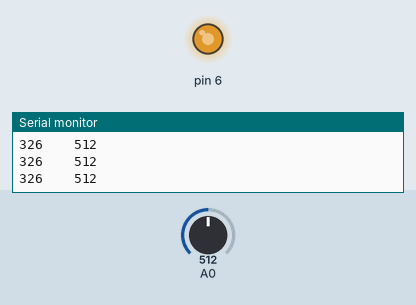
Recording of a sketch running on a simulated Arduino Uno, built with avr-gcc and run on an emulated ATmega328P. On the bench: output pins drawn as LEDs (lit = HIGH), the last lines printed to the serial monitor. The inputs (shaded band) are chosen by the test bench; at power-on: A0 = 512.

Above: at 1.2 s.
1.3 s: A0 set to 716
At 1.8 s:
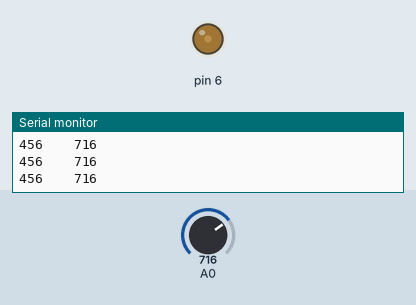
2.8 s: A0 set to 900
At 3.8 s:
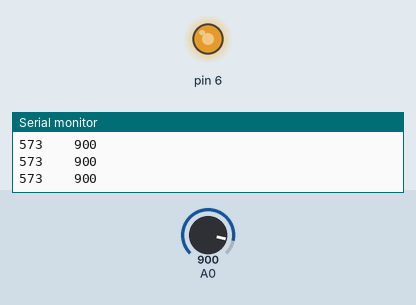
4.3 s: A0 set to 1023
At 5.0 s:
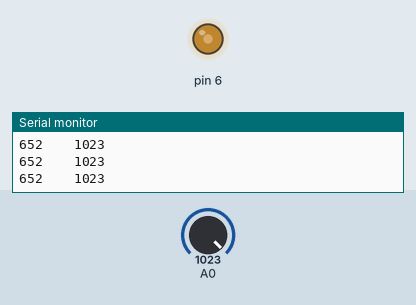
Timing chart, 0 to 7.3 s (numbered marks = the images above; inputs shaded):
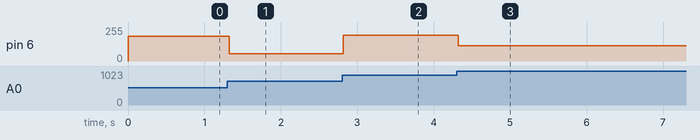

Measured:
- after the input at 1.3 s, pin 6: 185/255 → 55/255 at once
- after the input at 2.8 s, pin 6: 55/255 → 194/255 at once
- after the input at 4.3 s, pin 6: 194/255 → 115/255 at once

The sketch:

LDR.ino
```cpp
int ph = 0;
int toAnalog = 0;

void setup() {

  Serial.begin(9680);
  pinMode(6, OUTPUT);
  pinMode(A0, INPUT);

}

void loop() {

  ph = analogRead(A0);
  toAnalog = map(ph, 0, 400, 0, 255);

  Serial.print(toAnalog);
  Serial.print("    ");
  Serial.println(ph);

  analogWrite(6, 255 - toAnalog);

}
```
